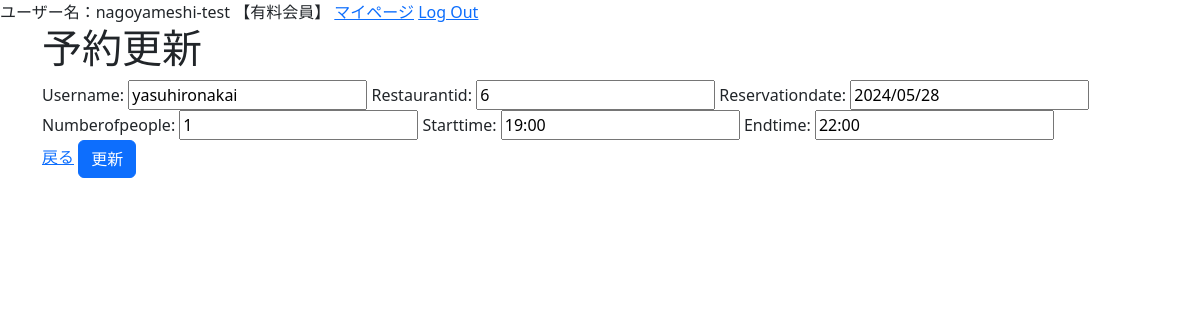
Page /main/reservationupdate/8 (signed in) on the committed database.
### accounts/models.py (models this page shows)
class CustomUser(AbstractUser):
    is_subscribed = models.BooleanField(default=False, verbose_name='有料会員')
    cord_number = models.CharField(max_length=200,verbose_name='カードNo',null=True,blank=True)
    date_of_expiry = models.CharField(max_length=200, verbose_name='有効期限',null=True,blank=True)
    security_key = models.CharField(max_length=200, verbose_name='セキュリティキー',null=True,blank=True)
    class Meta:
        verbose_name_plural = 'CustomUser'

### main/models.py (models this page shows, shortened)
class Reservation(models.Model):
    username = models.CharField(max_length=200)
    restaurantid = models.PositiveIntegerField()
    reservationdate = models.CharField(max_length=10)
    numberofpeople = models.PositiveIntegerField()
    starttime = models.CharField(max_length=10)
    endtime = models.CharField(max_length=10)

### main/views.py (the view, shortened to what this page needs)
# urls.py: path('main/reservationupdate/<int:pk>',views.ReservationUpdateView.as_view(), name="reservation_update"),
class ReservationUpdateView(UpdateView):
    model = Reservation
    fields = '__all__'
    template_name = 'main/Reservation_Update_form.html'
    def get_context_data(self, **kwargs):
        restaurantid = self.request.GET.get('restaurantid')
        context = super(ReservationUpdateView, self).get_context_data(**kwargs)
        context.update({
            'restaurantid': restaurantid,
        })
        return context

### main/templates/main/Reservation_Update_form.html (shortened to what this page needs)
{% extends "base.html" %}
{% load bootstrap %}
{% block content %}
<h1>予約更新</h1>
<form method="post" enctype="multipart/form-data">
    {{ form|bootstrap }}
    <br>
    <a href="{% url 'reservation_list' %}?restaurantid={{ reservation.restaurantid }}">戻る</a>
    <form action="{% url 'reservation_list' %}?restaurantid={{ reservation.restaurantid }}" method="get">
        <input type="submit" class="btn btn-primary" value="更新">
    </form>
</form>
{% endblock %}

### main/templates/base.html (shortened to what this page needs)
<!DOCTYPE html>
<html lang="ja">
<head>
    <link href="https://cdn.jsdelivr.net/npm/bootstrap@5.3.0-alpha3/dist/css/bootstrap.min.css" rel="stylesheet">
</head>
<body>
    {% if user.is_authenticated %}
        <a>ユーザー名：{{ user.username }}</a>
        {% if user.is_subscribed %}
            <a>【有料会員】</a>
        {% else %}
            <a>【普通会員】</a>
        {% endif %}
        <a href="{% url 'mypage' %}">マイページ</a>
        <a href="{% url 'account_logout' %}">Log Out</a>
    {% else %}
        <a href="{% url 'account_login' %}">Log In</a>
        <a href="{% url 'account_signup' %}">Sign Up</a>
    {% endif %}
    <div class="container">
        {% block content %}{% endblock %}
    </div>
</body>
</html>

### rows in the picture
CustomUser: username "nagoyameshi-test"
Reservation: username "yasuhironakai", restaurantid "6", reservationdate "2024/05/28", numberofpeople "1", starttime "19:00", endtime "22:00"
